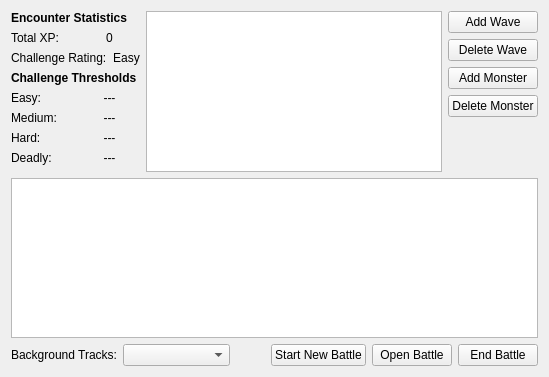
<?xml version="1.0" encoding="UTF-8"?>
<ui version="4.0">
 <class>EncounterBattleEdit</class>
 <widget class="QFrame" name="EncounterBattleEdit">
  <property name="geometry">
   <rect>
    <x>0</x>
    <y>0</y>
    <width>549</width>
    <height>377</height>
   </rect>
  </property>
  <property name="windowTitle">
   <string>Frame</string>
  </property>
  <property name="styleSheet">
   <string notr="true">background-image: url(:/img/data/parchment.jpg);</string>
  </property>
  <layout class="QVBoxLayout" name="verticalLayout_3">
   <item>
    <layout class="QHBoxLayout" name="horizontalLayout_2">
     <item>
      <layout class="QVBoxLayout" name="verticalLayout">
       <property name="sizeConstraint">
        <enum>QLayout::SetMinimumSize</enum>
       </property>
       <item>
        <widget class="QLabel" name="label_2">
         <property name="font">
          <font>
           <weight>75</weight>
           <bold>true</bold>
          </font>
         </property>
         <property name="text">
          <string>Encounter Statistics</string>
         </property>
        </widget>
       </item>
       <item>
        <layout class="QHBoxLayout" name="horizontalLayout_7">
         <item>
          <widget class="QLabel" name="lblTotalXPLabel">
           <property name="text">
            <string>Total XP:</string>
           </property>
          </widget>
         </item>
         <item>
          <widget class="QLabel" name="lblTotalXP">
           <property name="minimumSize">
            <size>
             <width>20</width>
             <height>0</height>
            </size>
           </property>
           <property name="text">
            <string>0</string>
           </property>
           <property name="alignment">
            <set>Qt::AlignCenter</set>
           </property>
          </widget>
         </item>
        </layout>
       </item>
       <item>
        <layout class="QHBoxLayout" name="horizontalLayout_8">
         <item>
          <widget class="QLabel" name="lblTotalCRLabel">
           <property name="text">
            <string>Challenge Rating:</string>
           </property>
          </widget>
         </item>
         <item>
          <widget class="QLabel" name="lblTotalCR">
           <property name="minimumSize">
            <size>
             <width>20</width>
             <height>0</height>
            </size>
           </property>
           <property name="text">
            <string>Easy</string>
           </property>
           <property name="alignment">
            <set>Qt::AlignCenter</set>
           </property>
          </widget>
         </item>
        </layout>
       </item>
       <item>
        <widget class="QLabel" name="label">
         <property name="font">
          <font>
           <weight>75</weight>
           <bold>true</bold>
          </font>
         </property>
         <property name="text">
          <string>Challenge Thresholds</string>
         </property>
        </widget>
       </item>
       <item>
        <layout class="QHBoxLayout" name="horizontalLayout_4">
         <item>
          <widget class="QLabel" name="label_7">
           <property name="text">
            <string>Easy:</string>
           </property>
          </widget>
         </item>
         <item>
          <widget class="QLabel" name="lblEasy">
           <property name="text">
            <string>---</string>
           </property>
           <property name="alignment">
            <set>Qt::AlignCenter</set>
           </property>
          </widget>
         </item>
        </layout>
       </item>
       <item>
        <layout class="QHBoxLayout" name="horizontalLayout_5">
         <item>
          <widget class="QLabel" name="label_9">
           <property name="text">
            <string>Medium:</string>
           </property>
          </widget>
         </item>
         <item>
          <widget class="QLabel" name="lblMedium">
           <property name="text">
            <string>---</string>
           </property>
           <property name="alignment">
            <set>Qt::AlignCenter</set>
           </property>
          </widget>
         </item>
        </layout>
       </item>
       <item>
        <layout class="QHBoxLayout" name="horizontalLayout_3">
         <item>
          <widget class="QLabel" name="label_3">
           <property name="text">
            <string>Hard:</string>
           </property>
          </widget>
         </item>
         <item>
          <widget class="QLabel" name="lblHard">
           <property name="text">
            <string>---</string>
           </property>
           <property name="alignment">
            <set>Qt::AlignCenter</set>
           </property>
          </widget>
         </item>
        </layout>
       </item>
       <item>
        <layout class="QHBoxLayout" name="horizontalLayout_6">
         <item>
          <widget class="QLabel" name="label_5">
           <property name="text">
            <string>Deadly:</string>
           </property>
          </widget>
         </item>
         <item>
          <widget class="QLabel" name="lblDeadly">
           <property name="text">
            <string>---</string>
           </property>
           <property name="alignment">
            <set>Qt::AlignCenter</set>
           </property>
          </widget>
         </item>
        </layout>
       </item>
       <item>
        <spacer name="verticalSpacer">
         <property name="orientation">
          <enum>Qt::Vertical</enum>
         </property>
         <property name="sizeHint" stdset="0">
          <size>
           <width>20</width>
           <height>40</height>
          </size>
         </property>
        </spacer>
       </item>
      </layout>
     </item>
     <item>
      <widget class="QTreeWidget" name="treeWidget">
       <property name="headerHidden">
        <bool>true</bool>
       </property>
       <property name="expandsOnDoubleClick">
        <bool>false</bool>
       </property>
       <property name="columnCount">
        <number>2</number>
       </property>
       <column>
        <property name="text">
         <string notr="true">1</string>
        </property>
       </column>
       <column>
        <property name="text">
         <string notr="true">2</string>
        </property>
       </column>
      </widget>
     </item>
     <item>
      <layout class="QVBoxLayout" name="verticalLayout_2">
       <item>
        <widget class="QPushButton" name="btnAddWave">
         <property name="text">
          <string>Add Wave</string>
         </property>
        </widget>
       </item>
       <item>
        <widget class="QPushButton" name="btnDeleteWave">
         <property name="text">
          <string>Delete Wave</string>
         </property>
        </widget>
       </item>
       <item>
        <widget class="QPushButton" name="btnAddMonster">
         <property name="text">
          <string>Add Monster</string>
         </property>
        </widget>
       </item>
       <item>
        <widget class="QPushButton" name="btnDeleteMonster">
         <property name="text">
          <string>Delete Monster</string>
         </property>
        </widget>
       </item>
       <item>
        <spacer name="verticalSpacer_2">
         <property name="orientation">
          <enum>Qt::Vertical</enum>
         </property>
         <property name="sizeHint" stdset="0">
          <size>
           <width>20</width>
           <height>40</height>
          </size>
         </property>
        </spacer>
       </item>
      </layout>
     </item>
    </layout>
   </item>
   <item>
    <widget class="QTextEdit" name="textEdit"/>
   </item>
   <item>
    <layout class="QHBoxLayout" name="horizontalLayout" stretch="0,3,1,0,0,0">
     <item>
      <widget class="QLabel" name="lblTracks">
       <property name="text">
        <string>Background Tracks:</string>
       </property>
      </widget>
     </item>
     <item>
      <widget class="QComboBox" name="cmbTracks">
       <property name="sizePolicy">
        <sizepolicy hsizetype="Expanding" vsizetype="Fixed">
         <horstretch>0</horstretch>
         <verstretch>0</verstretch>
        </sizepolicy>
       </property>
       <property name="minimumSize">
        <size>
         <width>25</width>
         <height>0</height>
        </size>
       </property>
      </widget>
     </item>
     <item>
      <spacer name="horizontalSpacer">
       <property name="orientation">
        <enum>Qt::Horizontal</enum>
       </property>
       <property name="sizeHint" stdset="0">
        <size>
         <width>40</width>
         <height>20</height>
        </size>
       </property>
      </spacer>
     </item>
     <item>
      <widget class="QPushButton" name="btnStartNewBattle">
       <property name="text">
        <string>Start New Battle</string>
       </property>
      </widget>
     </item>
     <item>
      <widget class="QPushButton" name="btnOpenBattle">
       <property name="text">
        <string>Open Battle</string>
       </property>
      </widget>
     </item>
     <item>
      <widget class="QPushButton" name="btnEndBattle">
       <property name="text">
        <string>End Battle</string>
       </property>
      </widget>
     </item>
    </layout>
   </item>
  </layout>
 </widget>
 <resources/>
 <connections/>
</ui>
